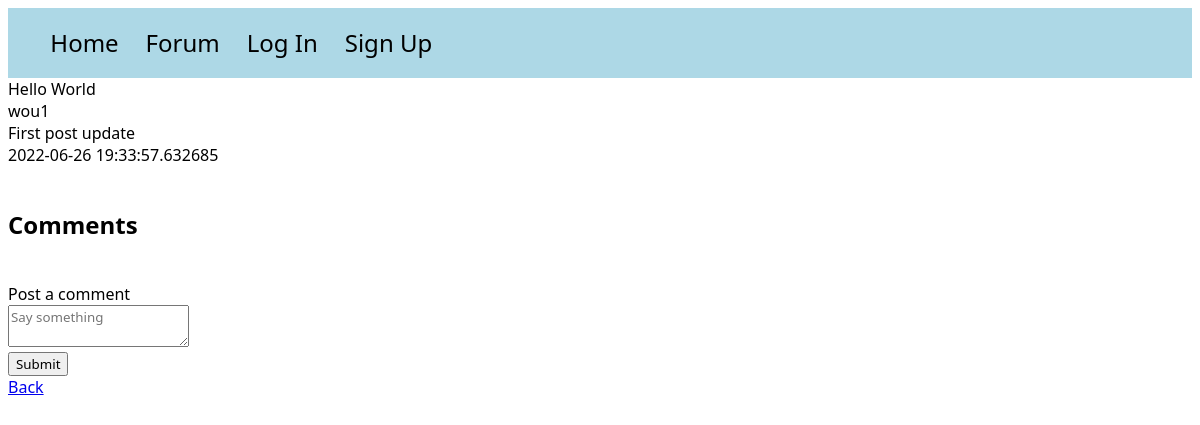
Before: /posts/1 with the older database file.
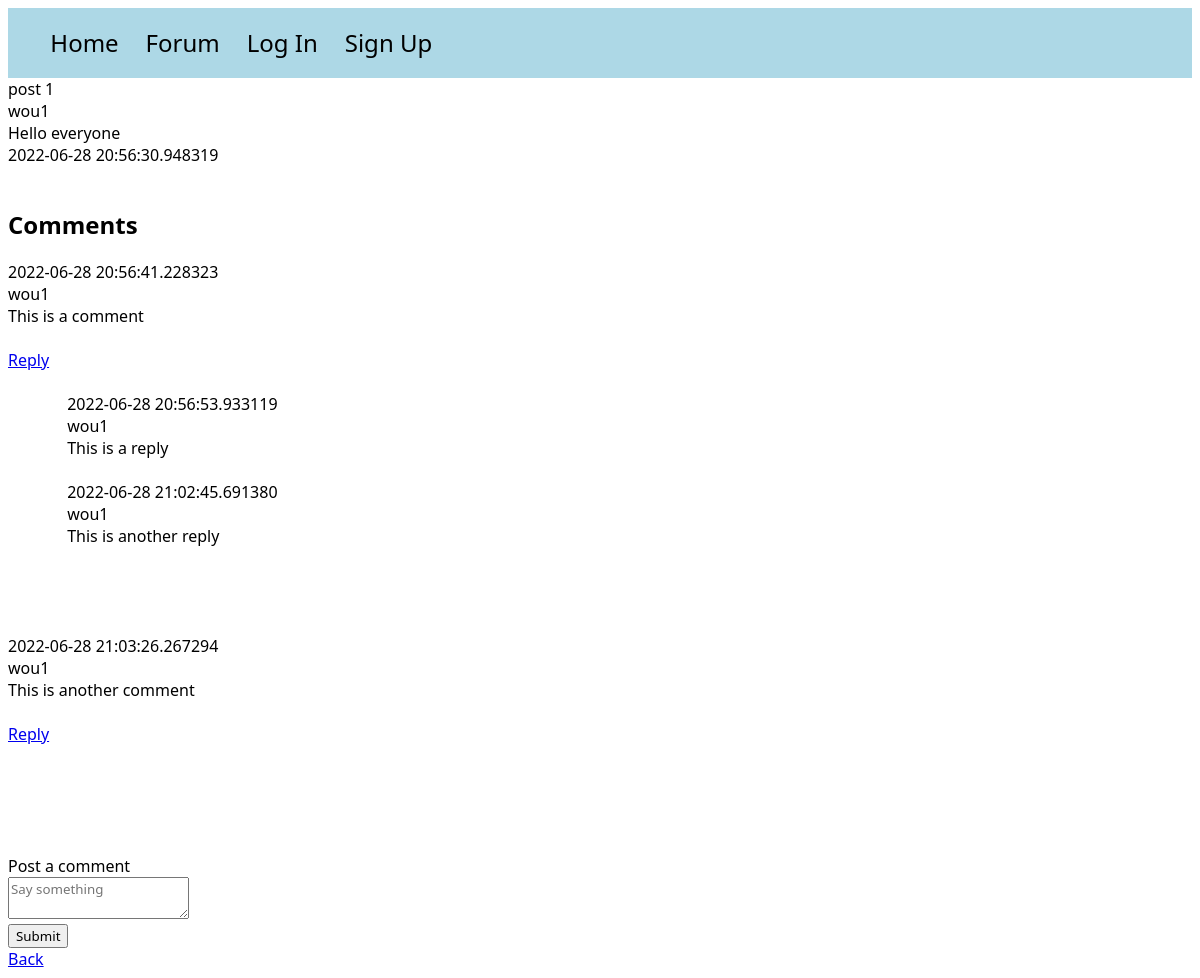
After: the same page with the newer database file.
### models.py (models this page shows)
class Post(db.Model):
    id = db.Column(db.Integer, primary_key=True)
    title = db.Column(db.String(100))
    content = db.Column(db.Text)
    poster_id = db.Column(db.Integer, db.ForeignKey(User.id))
    date_posted = db.Column(db.DateTime, default=datetime.utcnow)
    slug = db.Column(db.String(256))
    comments = db.relationship('Comment', backref='commented_post')

class User(UserMixin, db.Model):
    id = db.Column(db.Integer, primary_key=True)
    email = db.Column(db.String(100), unique=True)
    password = db.Column(db.String(100))
    name = db.Column(db.String(1000))
    last_seen = db.Column(db.String(100))
    posts = db.relationship('Post', backref='poster')

class Comment(db.Model):
    id = db.Column(db.Integer, primary_key=True)
    author_id = db.Column(db.Integer, db.ForeignKey(User.id))
    author_name = db.relationship('User', backref='comment_poster')
    content = db.Column(db.Text)
    timestamp = db.Column(db.DateTime, default=datetime.utcnow)
    post_id = db.Column(db.Integer, db.ForeignKey(Post.id))
    replies = db.relationship('Reply', backref='replied_comment')

class Reply(db.Model):
    id = db.Column(db.Integer, primary_key=True)
    reply_author_id = db.Column(db.Integer, db.ForeignKey(User.id))
    reply_author_name = db.relationship('User', backref='reply_poster')
    content = db.Column(db.Text)
    timestamp = db.Column(db.DateTime, default=datetime.utcnow)
    comment_id = db.Column(db.Integer, db.ForeignKey(Comment.id))
    post_id = db.Column(db.Integer, db.ForeignKey(Post.id))
    replies = db.relationship('ReplyThread', backref='replied_thread')

### app.py (the view)
@app.route('/posts/<int:id>')
def post(id):
    post = Post.query.get_or_404(id)
    comments = Comment.query.order_by(Comment.timestamp)
    replies = Reply.query.order_by(Reply.timestamp)
    specific_comments = [comment for comment in comments if comment.post_id == id]
    return render_template("post.html", post=post, comments=specific_comments, replies=replies)

### templates/post.html (shortened to what this page needs)
<!DOCTYPE html>
<html lang="en">
<head>
</head>
<link rel="stylesheet" href="/static/style.css">
<body>
<div id="navbar">
    <ul>
        <a href="{{ url_for('home') }}"><li>Home</li></a>
        <a href="{{ url_for('posts') }}"><li>Forum</li></a>
         {% if not current_user.is_authenticated %}
        <a href="{{ url_for('auth.login') }}"><li>Log In</li></a> <a href="{{ url_for('auth.signup') }}"><li>Sign Up</li></a>
        {% endif %}
    </ul>
</div>
{{ post.title }}<br>
{{ post.poster.name }}<br>
{{ post.content }}<br>
{{ post.date_posted }}<br><br>
<div id="comment-container">
    <h2>Comments</h2>
    {% for comment in comments %}
        {{ comment.timestamp }} <br>
        {{ comment.author_name.name }} <br>
        {{ comment.content }} <br> <br>
        <a href="{{ url_for('reply_comment', id=comment.id) }}">Reply</a>
        <br> <br>
        <div id="reply-container">
        {% for reply in replies %}
            {% if reply.comment_id == comment.id %}
                {{ reply.timestamp }} <br>
                {{ reply.reply_author_name.name }} <br>
                {{ reply.content }} <br><br>
            {% endif %}
        {% endfor %} <br>
        </div>
        <br>
        <br>
    {% endfor %}
</div>
<br>
<div id="add-comment-container">
    <form class="comment-form" action="{{ url_for('post_comment', id=post.id) }}" method="post">
        <label for="comment-content">Post a comment</label>
        <div class="field">
            <textarea id="comment-content" name="comment_body" placeholder="Say something"></textarea>
        </div>
        <input type="submit">
    </form>
</div>
<a href="{{ url_for('posts') }}">Back</a>
</body>
</html>

### static/style.css (style rules this page uses)
* { font-family: Segoe UI; }
#navbar { background-color: lightblue; padding: 0.2%; }
li { font-size: 1.5em; text-decoration: none; color: black; display: inline-block; padding-right: 2%; }
#reply-container { margin-left: 5%; }

Changed rows visible on the page:
changed Post: title "Hello World" → "post 1"; content "First post update" → "Hello everyone"; date_posted "2022-06-26 19:33:57.632685" → "2022-06-28 20:56:30.948319"
added Comment: timestamp "2022-06-28 20:56:41.228323", author_name.name "wou1", content "This is a comment"
added Reply: timestamp "2022-06-28 20:56:53.933119", reply_author_name.name "wou1", content "This is a reply"
added Reply: timestamp "2022-06-28 21:02:45.691380", reply_author_name.name "wou1", content "This is another reply"
added Comment: timestamp "2022-06-28 21:03:26.267294", author_name.name "wou1", content "This is another comment"
